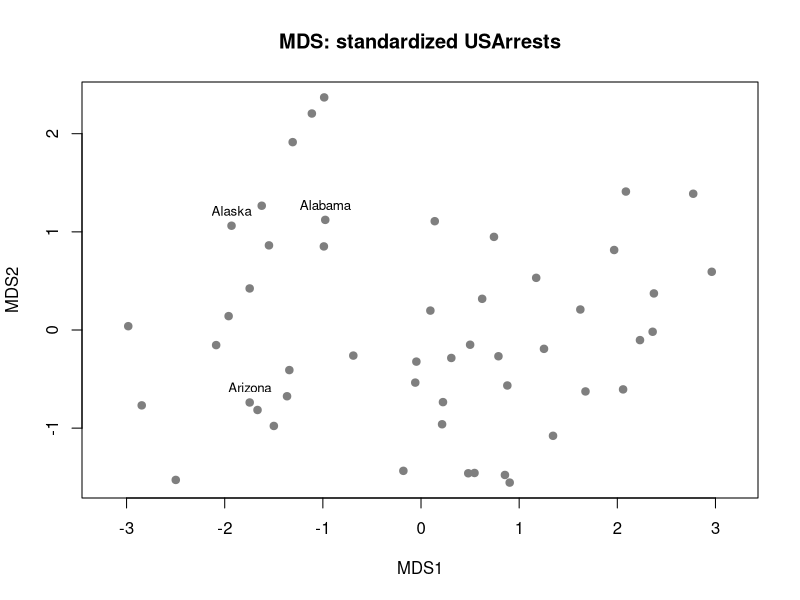
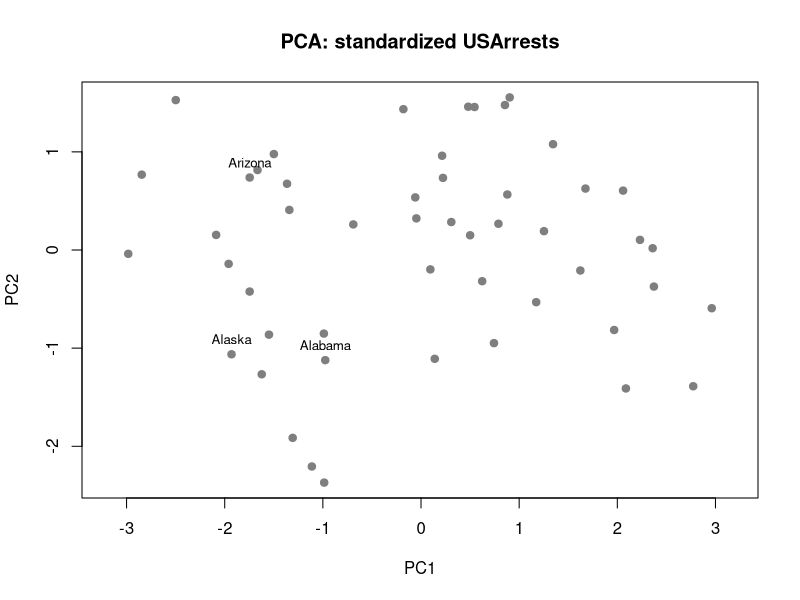

Reproduce these figures in R, in order.
# Lab 08 — MDS와 PCA의 목적과 출력 읽기 (약 25분)
# 이 파일만 위에서 아래로 실행하면 된다. USArrests는 R의 내장 자료이다.

# 1. 목표 --------------------------------------------------------
# - MDS의 거리 표현과 PCA의 분산 중심 축 구성을 구분한다.
# - PCA의 설명분산 비율·누적 비율과 loading을 읽는다.
# - 변수의 단위와 변동 규모가 다를 때 scaling의 영향을 확인한다.

# 2. 핵심 개념과 작은 예제 ----------------------------------------
# USArrests의 행은 미국 50개 주, 열은 네 변수이다.
# Murder, Assault, Rape는 인구 10만 명당 해당 범죄의 체포 건수,
# UrbanPop은 도시 인구 비율(%)이다. 열마다 단위와 변동 규모가 다르다.
cat("처음 세 주의 원자료:\n")
print(USArrests[1:3, ])
# 행 하나가 관측치이다. Assault의 숫자가 크다고 분석에 더 중요한 변수는 아니다.

# MDS: 관측치 사이의 거리/비유사성 관계를 저차원 좌표로 표현한다.
# 여기서는 dist()의 기본 유클리드 거리와 고전적 MDS인 cmdscale()을 사용한다.
# PCA: 원래 변수들의 선형결합으로 새로운 축인 principal component(PC)를 만든다.
# PC1은 분산을 가장 많이 담고, PC2는 PC1과 직교하며 남은 분산을 가장 많이 담는다.
# 둘 다 차원을 줄이지만 MDS는 거리 관계, PCA는 분산을 담는 축에 초점을 둔다.

# scale()의 기본값은 각 열에서 평균을 빼고 표준편차로 나누는 표준화이다.
# 표준화 값 1은 그 변수의 평균보다 표준편차 하나만큼 높다는 뜻이다.
# 표준화는 변수를 모두 같은 단위 없는 척도로 비교하게 한다.

# 3. 먼저 예상하기 -----------------------------------------------
# 예상 1: 네 변수의 단위를 그대로 쓰면 변동 규모가 큰 Assault가
#         거리와 PCA에 더 큰 영향을 줄 수 있을까?
# 예상 2: 네 변수로 만든 2차원 MDS에서 모든 원래 거리가 정확히 보존될까?
# 예상 3: PCA에서 PC1의 설명분산 비율이 0.62, PC2가 0.25라면
#         두 축의 누적 비율은 얼마인가? PC1은 원래 변수 하나인가?

# 4. 직접 실행 ----------------------------------------------------
# 실험 A: MDS와 PCA에 사용할 공통 표준화 자료를 준비한다.
arrests_scaled <- scale(USArrests)
cat("각 변수의 표준화 전후 표준편차:\n")
print(round(data.frame(raw_sd = apply(USArrests, 2, sd),
                       scaled_sd = apply(arrests_scaled, 2, sd)), 3))
# raw_sd에서 Assault 약 83.34와 Murder 약 4.36을 비교한다.
# scaled_sd는 모두 1이다. 단위·크기의 영향은 줄지만 변수 관계는 같아지지 않는다.

# 실험 B: 거리를 먼저 만든 뒤 MDS 좌표를 얻는다.
original_dist <- dist(arrests_scaled)
mds_points <- cmdscale(original_dist, k = 2)
colnames(mds_points) <- c("MDS1", "MDS2")
cat("처음 다섯 주의 2차원 MDS 좌표:\n")
print(round(mds_points[1:5, ], 3))
# 두 열은 저차원 공간의 좌표이다. 원래의 Murder·Assault 값이나 확률이 아니다.
# 축의 양수/음수 자체보다 두 주의 점이 얼마나 떨어져 있는지를 본다.

# 처음 세 주의 세 쌍만 골라 원래 거리와 2차원 표현의 거리를 비교한다.
mds_dist <- dist(mds_points)
state_pairs <- rbind(c("Alabama", "Alaska"),
                     c("Alabama", "Arizona"),
                     c("Alaska", "Arizona"))
cat("표준화 자료의 거리와 MDS 그림의 거리:\n")
print(data.frame(pair = paste(state_pairs[, 1], state_pairs[, 2], sep = " / "),
                 original = round(as.matrix(original_dist)[state_pairs], 3),
                 MDS_2D = round(as.matrix(mds_dist)[state_pairs], 3)))
# original은 네 변수로 계산한 거리, MDS_2D는 두 좌표로 계산한 거리이다.
# 값이 가까운지 비교한다. 차원을 줄였으므로 모든 쌍의 거리가 정확히 같지는 않다.
# 첫 쌍은 약 2.70에서 0.96으로 크게 줄었다. 그림에서 가까워 보여도
# 원래 네 변수의 차이가 모두 보존된 것은 아니다.
# 고전적 MDS는 원래 거리 관계를 가능한 한 비슷하게 표현한다.

# 겹치는 이름을 모두 붙이지 않고 처음 세 주만 표시한다.
plot(mds_points, pch = 19, col = "gray50", asp = 1,
     main = "MDS: standardized USArrests", xlab = "MDS1", ylab = "MDS2")
text(mds_points[1:3, ], labels = rownames(USArrests)[1:3], pos = 3, cex = 0.8)
# 가까운 점은 이 2차원 표현에서 서로 비슷하게 놓인 주이다.
# 원래 네 변수의 차이까지 작은지는 앞의 거리 비교도 함께 확인한다.
# 이 거리는 지리적 거리도, 두 주가 같은 집단임을 확정하는 기준도 아니다.

# 실험 C: 동일한 표준화 자료로 PCA의 축과 설명분산을 읽는다.
# 이미 평균 0·표준편차 1로 만들었으므로 다시 중심화하거나 표준화하지 않는다.
pca_scaled <- prcomp(arrests_scaled, center = FALSE, scale. = FALSE)
cat("표준화 자료의 PCA 요약:\n")
print(summary(pca_scaled))
# Proportion of Variance 행: 각 PC가 전체 분산 중 설명하는 비율이다.
# PC1 약 0.620, PC2 약 0.247을 찾는다.
# Cumulative Proportion 행: PC1부터 해당 PC까지 합한 비율이다.
# PC2 열의 약 0.868은 두 축이 전체 분산의 약 86.8%를 담는다는 뜻이다.
# 분류 정확도도, 거리의 86.8%가 정확히 보존되었다는 뜻도 아니다.

cat("PC1·PC2의 loading:\n")
print(round(pca_scaled$rotation[, 1:2], 3))
# rotation의 행은 원래 변수, 열은 PC이다. 각 값은 축을 만드는 계수(loading)이다.
# 예를 들어 PC1 점수는 네 표준화 변수에 PC1 열의 계수를 곱해 더한 값이다.
# 따라서 PC1은 Murder 자체가 아니라 원래 변수들의 조합이다.
# PC1에서는 세 범죄 변수의 loading 절댓값이 UrbanPop보다 크다.
# PC2에서는 UrbanPop의 절댓값이 가장 크다. 표준화된 변수끼리 상대 크기를 읽는다.
# 같은 PC 열 안의 같은/반대 부호는 그 축에 기여하는 방향의 관계를 나타낸다.
# 한 PC의 loading과 점수 부호를 모두 뒤집어도 같은 해를 표현한다.
# 'PC1의 음수는 언제나 나쁘다'처럼 부호 자체에 절대 의미를 붙이지 않는다.

cat("처음 세 주의 PC 점수:\n")
print(round(pca_scaled$x[1:3, 1:2], 3))
# x의 행은 주, 열은 새 축의 좌표(점수)이다. rotation의 변수별 계수와 구분한다.
plot(pca_scaled$x[, 1:2], pch = 19, col = "gray50", asp = 1,
     main = "PCA: standardized USArrests", xlab = "PC1", ylab = "PC2")
text(pca_scaled$x[1:3, 1:2], labels = rownames(USArrests)[1:3], pos = 3, cex = 0.8)
# 두 그림에서 주들의 상대적 배치를 비교한다. 축 방향이 뒤집혀 보일 수 있다.
# 이번처럼 유클리드 거리를 쓰는 고전적 MDS와 같은 자료의 PCA는
# 같은 점 사이 거리 배치를 얻을 수 있다. 그림이 닮아도 설명하는 목적을 구분한다.

# 5. 결과 해석 ----------------------------------------------------
# MDS의 두 좌표는 '어떤 주끼리 가까운가'를 거리 관계로 읽는다.
# PCA의 summary는 '몇 개 축으로 분산을 얼마나 담았는가'를 읽는다.
# rotation은 '그 축이 어떤 변수 조합인가', x는 '각 주가 그 축의 어디에 있는가'이다.
# 두 분석 모두 여기서는 정답 범주를 예측하는 지도학습 분류가 아니다.

# 6. 하나 바꿔보기 ------------------------------------------------
# PCA에서 scaling만 제거한다. 자료와 중심화는 유지한다.
# 예상: 표준편차가 컸던 Assault의 PC1 loading 절댓값이 더 두드러질까?
#       PC1의 설명분산 비율이 높아지면 무조건 더 좋은 분석인가?
pca_raw <- prcomp(USArrests, center = TRUE, scale. = FALSE)
cat("scaling 전후 PC1의 loading 절댓값:\n")
print(round(data.frame(without_scaling = abs(pca_raw$rotation[, 1]),
                       with_scaling = abs(pca_scaled$rotation[, 1])), 3))
# scaling 전에는 Assault 약 0.995가 두드러진다. 변동 규모의 영향을 크게 받는다.
# scaling 후에는 세 범죄 변수의 크기가 서로 가까워진다.
# 서로 다른 척도에서 얻은 loading이므로 같은 단위의 효과 크기로 비교하지 않는다.

cat("scaling 전후 PC1의 설명분산 비율:\n")
print(round(c(without_scaling = pca_raw$sdev[1]^2 / sum(pca_raw$sdev^2),
              with_scaling = pca_scaled$sdev[1]^2 / sum(pca_scaled$sdev^2)), 3))
# 약 0.966 → 0.620이다. scaling으로 '전체 분산'의 기준 자체가 달라졌다.
# 높은 비율만으로 우열을 정하지 않는다. 원래 단위의 차이를 반영할지 먼저 판단한다.
# 표준화는 단위·크기의 지배를 줄이지만 언제나 최선인 것은 아니다.

# 7. 시험 체크 ----------------------------------------------------
# 1) MDS와 PCA는 저차원 표현에서 각각 무엇에 초점을 두는가?
# 2) summary의 PC1 비율 0.6201, PC2 비율 0.2474와 PC2 누적 비율은 어떻게 다른가?
# 3) rotation과 x는 각각 무엇을 담는가? PC1은 원래 변수 하나인가?
# 4) 한 PC의 모든 loading과 점수 부호가 함께 뒤집히면 다른 해인가?
# 5) USArrests에서 scaling을 하는 이유는? 설명분산 비율이 높으면 항상 더 좋은가?

# 정답 및 해설 ----------------------------------------------------
# 1) MDS는 관측치 사이 거리/비유사성 관계, PCA는 분산을 잘 담는 새 축 구성이다.
# 2) 앞의 두 값은 각 축의 비율, 누적 비율은 합인 0.8675(약 86.8%)이다.
# 3) rotation은 변수별 loading, x는 관측치별 PC 점수이다. PC1은 변수들의 선형결합이다.
# 4) 아니다. 축 방향만 바뀌며 설명분산과 점 사이 거리는 같다.
# 5) 단위·변동 규모가 분석을 지배하는 것을 줄이기 위해서이다.
#    scaling 전후에는 분산의 기준이 다르므로 높은 비율만으로 우열을 정할 수 없다.
